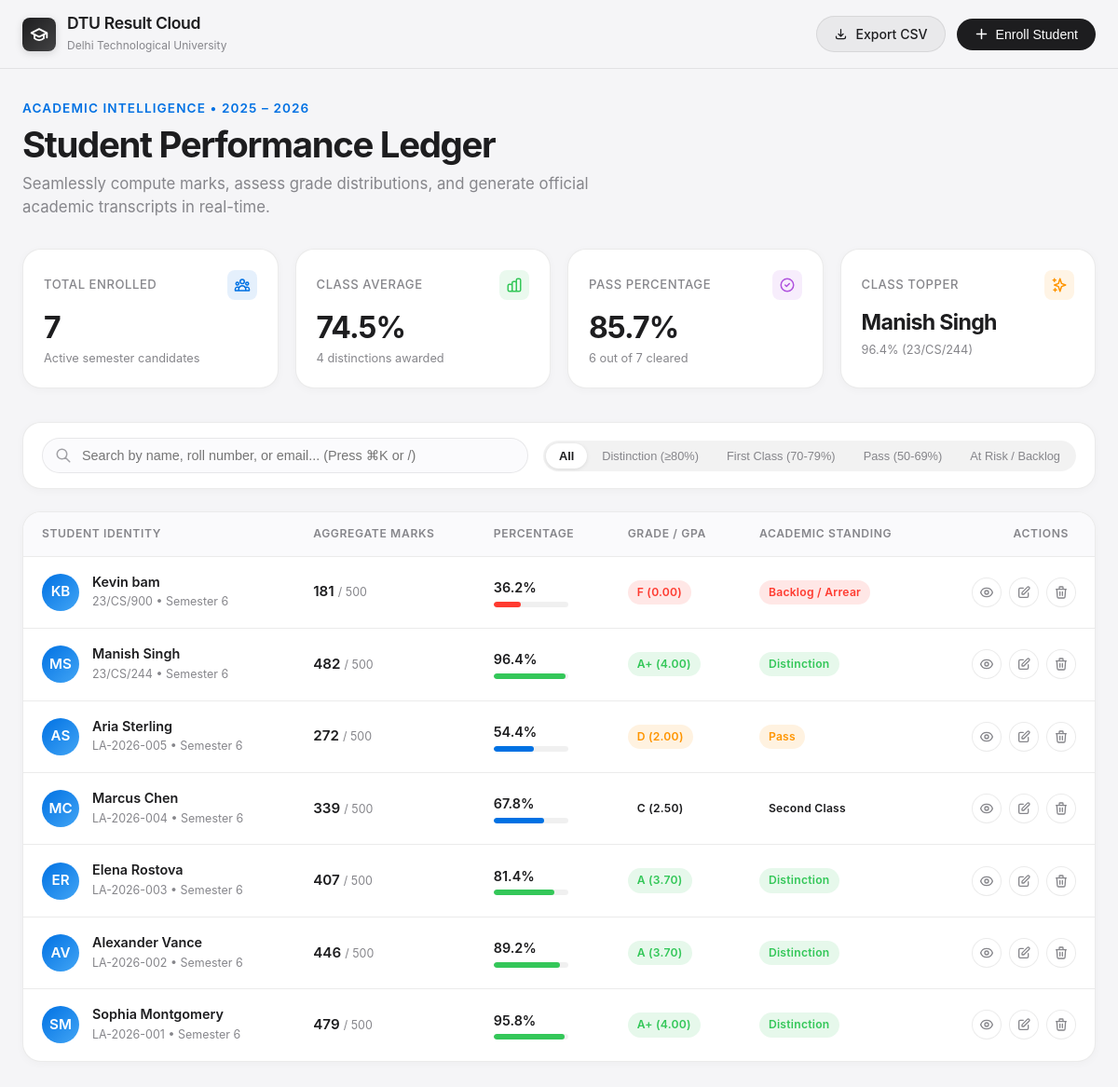
The page / on the database its author committed.
### tables this page shows
CREATE TABLE students (
                id INTEGER PRIMARY KEY AUTOINCREMENT,
                roll_no TEXT UNIQUE NOT NULL,
                name TEXT NOT NULL,
                email TEXT NOT NULL,
                semester TEXT NOT NULL,
                maths INTEGER NOT NULL,
                physics INTEGER NOT NULL,
                cs INTEGER NOT NULL,
                web_tech INTEGER NOT NULL,
                english INTEGER NOT NULL,
                created_at DATETIME DEFAULT CURRENT_TIMESTAMP
            );

### index.php (the view, shortened to what the rows shown need)
<?php
require_once __DIR__ . '/config.php';
require_once __DIR__ . '/db.php';
$db = LuminaDB::getInstance();
$students = $db->getAll();
$topStudent = !empty($students) ? $students[0] : null;
foreach ($students as $s) {
    if ($topStudent && $s['percentage'] > $topStudent['percentage']) {
        $topStudent = $s;
    }
}
?>
<!DOCTYPE html>
<html lang="en">
<head>
    <link rel="stylesheet" href="assets/style.css">
</head>
<body>
    <header class="navbar">
        <div class="nav-container">
            <a href="index.php" class="brand">
                <div class="brand-text">
                    <h1><?= APP_NAME ?></h1>
                </div>
            </a>
        </div>
    </header>
    <main class="container">
        <section class="hero-header">
            <h2 class="hero-title">Student Performance Ledger</h2>
        </section>
        <section class="stats-grid">
            <div class="stat-card">
                <div class="stat-header">
                    <span class="stat-title">Class Topper</span>
                    <div class="stat-icon" style="background: rgba(255, 149, 0, 0.1); color: var(--apple-amber);">
                    </div>
                </div>
                <div class="stat-value" id="statTopStudent" style="font-size: 1.45rem; white-space: nowrap; overflow: hidden; text-overflow: ellipsis;">
                    <?= $topStudent ? h($topStudent['name']) : '—' ?>
                </div>
                <div class="stat-sub" id="statTopMeta">
                    <?= $topStudent ? $topStudent['percentage'] . '% (' . h($topStudent['roll_no']) . ')' : 'No records yet' ?>
                </div>
            </div>
        </section>
        <section class="table-container">
            <table class="results-table" id="studentsTable">
                <thead>
                    <tr>
                        <th>Student Identity</th>
                        <th>Aggregate Marks</th>
                        <th>Percentage</th>
                        <th>Grade / GPA</th>
                        <th>Academic Standing</th>
                        <th style="text-align: right; padding-right: 28px;">Actions</th>
                    </tr>
                </thead>
                <tbody id="studentsTbody">
                    <?php if (empty($students)): ?>
                        <tr id="noResultsRow">
                            <td colspan="6" class="empty-state">
                                <svg width="48" height="48" fill="none" viewBox="0 0 24 24" stroke="currentColor">
                                    <path stroke-linecap="round" stroke-linejoin="round" stroke-width="1.5" d="M12 6.253v13m0-13C10.832 5.477 9.246 5 7.5 5S4.168 5.477 3 6.253v13C4.168 18.477 5.754 18 7.5 18s3.332.477 4.5 1.253m0-13C13.168 5.477 14.754 5 16.5 5c1.747 0 3.332.477 4.5 1.253v13C19.832 18.477 18.247 18 16.5 18c-1.746 0-3.332.477-4.5 1.253" />
                                </svg>
                                <p>No student results enrolled yet.</p>
                                <button class="btn btn-primary" style="margin-top: 14px;" onclick="openNewStudentModal()">Enroll First Student</button>
                            </td>
                        </tr>
                    <?php else: ?>
                        <?php foreach ($students as $s):
                            $nameParts = explode(' ', $s['name']);
                            $initials = strtoupper(substr($nameParts[0], 0, 1) . (isset($nameParts[1]) ? substr($nameParts[1], 0, 1) : ''));
                        ?>
                            <tr class="student-row"
                                data-name="<?= h($s['name']) ?>"
                                data-roll="<?= h($s['roll_no']) ?>"
                                data-email="<?= h($s['email']) ?>"
                                data-status="<?= h($s['status']) ?>"
                                data-grade="<?= h($s['grade']) ?>"
                                data-perc="<?= $s['percentage'] ?>">
                                <td>
                                    <div class="student-cell">
                                        <div class="student-avatar"><?= $initials ?></div>
                                        <div class="student-info">
                                            <span class="name"><?= h($s['name']) ?></span>
                                            <span class="meta"><?= h($s['roll_no']) ?> • <?= h($s['semester']) ?></span>
                                        </div>
                                    </div>
                                </td>
                                <td>
                                    <span style="font-weight: 600; font-size: 0.95rem;"><?= $s['total_marks'] ?></span>
                                    <span style="color: var(--apple-text-muted); font-size: 0.78rem;">/ <?= $s['max_marks'] ?></span>
                                </td>
                                <td>
                                    <div>
                                        <span style="font-weight: 600;"><?= $s['percentage'] ?>%</span>
                                        <div class="mini-score-bar">
                                            <div class="mini-score-fill" style="width: <?= $s['percentage'] ?>%; background-color: var(--apple-<?= $s['status_color'] === 'rose' ? 'red' : ($s['status_color'] === 'emerald' ? 'green' : 'blue') ?>);"></div>
                                        </div>
                                    </div>
                                </td>
                                <td>
                                    <span class="badge badge-<?= $s['status_color'] ?>"><?= $s['grade'] ?> (<?= $s['gpa'] ?>)</span>
                                </td>
                                <td>
                                    <span class="badge badge-<?= $s['status_color'] ?>"><?= h($s['status']) ?></span>
                                </td>
                                <td>
                                    <div class="action-buttons" style="justify-content: flex-end;">
                                        <button type="button" class="icon-btn" title="View Official Transcript" onclick="viewTranscript(<?= $s['id'] ?>)">
                                        </button>
                                        <button type="button" class="icon-btn" title="Edit Student Record" onclick="editStudent(<?= $s['id'] ?>)">
                                            <svg width="16" height="16" fill="none" viewBox="0 0 24 24" stroke="currentColor">
                                                <path stroke-linecap="round" stroke-linejoin="round" stroke-width="2" d="M11 5H6a2 2 0 00-2 2v11a2 2 0 002 2h11a2 2 0 002-2v-5m-1.414-9.414a2 2 0 112.828 2.828L11.828 15H9v-2.828l8.586-8.586z" />
                                            </svg>
                                        </button>
                                        <button type="button" class="icon-btn delete-btn" title="Delete Record" onclick="deleteStudent(<?= $s['id'] ?>, '<?= h(addslashes($s['name'])) ?>', '<?= h(addslashes($s['roll_no'])) ?>')">
                                            <svg width="16" height="16" fill="none" viewBox="0 0 24 24" stroke="currentColor">
                                                <path stroke-linecap="round" stroke-linejoin="round" stroke-width="2" d="M19 7l-.867 12.142A2 2 0 0116.138 21H7.862a2 2 0 01-1.995-1.858L5 7m5 4v6m4-6v6m1-10V4a1 1 0 00-1-1h-4a1 1 0 00-1 1v3M4 7h16" />
                                            </svg>
                                        </button>
                                    </div>
                                </td>
                            </tr>
                        <?php endforeach; ?>
                    <?php endif; ?>
                </tbody>
            </table>
        </section>
    </main>
</body>
</html>

### rows shown on the page
students: name "Manish Singh", roll_no "23/CS/244", name "MS", semester "Semester 6", total_marks "482", max_marks "500", percentage "96.4", grade "A+", gpa "4.00", status "Distinction"
students: name "KB", name "Kevin bam", roll_no "23/CS/900", semester "Semester 6", total_marks "181", max_marks "500", percentage "36.2", grade "F", gpa "0.00", status "Backlog / Arrear"
students: name "AS", name "Aria Sterling", roll_no "LA-2026-005", semester "Semester 6", total_marks "272", max_marks "500", percentage "54.4", grade "D", gpa "2.00", status "Pass"
students: name "MC", name "Marcus Chen", roll_no "LA-2026-004", semester "Semester 6", total_marks "339", max_marks "500", percentage "67.8", grade "C", gpa "2.50", status "Second Class"
students: name "ER", name "Elena Rostova", roll_no "LA-2026-003", semester "Semester 6", total_marks "407", max_marks "500", percentage "81.4", grade "A", gpa "3.70", status "Distinction"
students: name "AV", name "Alexander Vance", roll_no "LA-2026-002", semester "Semester 6", total_marks "446", max_marks "500", percentage "89.2", grade "A", gpa "3.70", status "Distinction"
students: name "SM", name "Sophia Montgomery", roll_no "LA-2026-001", semester "Semester 6", total_marks "479", max_marks "500", percentage "95.8", grade "A+", gpa "4.00", status "Distinction"

### other values the page prints
APP_NAME "DTU Result Cloud"
INSTITUTION_NAME "Delhi Technological University"
ACADEMIC_YEAR "2025 – 2026"
$totalStudents "7"
$classAvg "74.5"
$distinctions "4"
$passRate "85.7"
$passed "6"
$topStudent['percentage'] "96.4"
